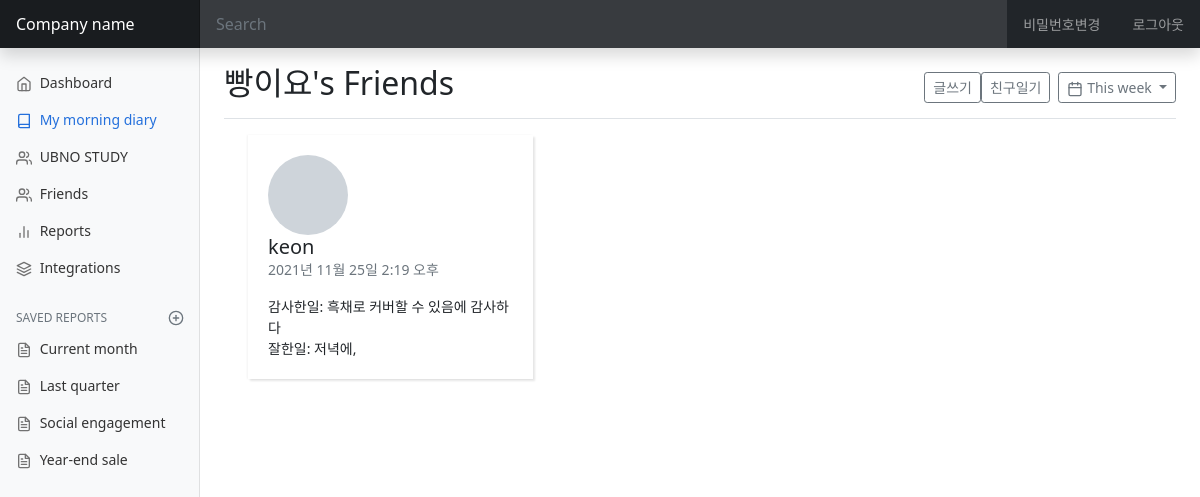
The app's page /today_diary/2/friends_diary/, older data.
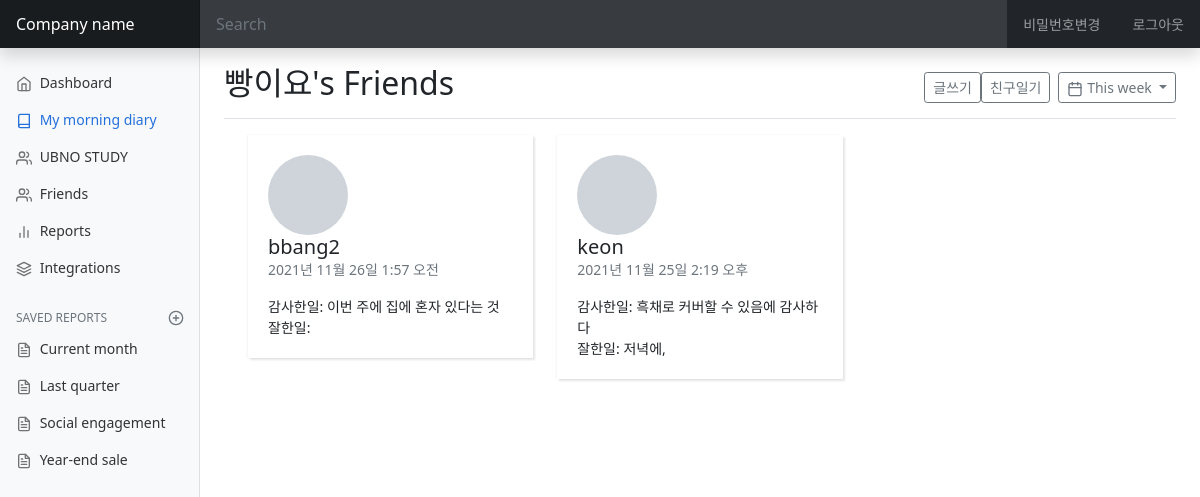
The same page, newer data.
### diary/models.py (models this page shows, shortened)
class User(AbstractUser):
    nickname = models.CharField(
        max_length=15,
        unique=True,
        null=True,
        validators=[validate_no_special_characters],
        error_messages={'unique': '이미 사용중인 닉네임입니다.'},
    )
    friends = models.ManyToManyField('self', blank=True)

class Diary(models.Model):
    thanks = models.TextField(blank=True, null=True)
    feelgood = models.TextField(blank=True, null=True)
    promise = models.TextField(blank=True, null=True)
    donegood = models.TextField(blank=True, null=True)
    makegood = models.TextField(blank=True, null=True)
    dt_created = models.DateTimeField(auto_now_add=True)
    dt_modified = models.DateTimeField(auto_now=True)
    author = models.ForeignKey(User, on_delete=models.SET_NULL, null=True)

### diary/views.py (the view)
# urls.py: path('today_diary/<int:pk>/friends_diary/', views.FriendsDiary.as_view(), name='friends-diary'),
class FriendsDiary(LoginRequiredMixin, DetailView):
    model = User
    template_name = 'diary/friends_diary.html'
    pk_url_kwarg = "pk"
    def get_context_data(self, **kwargs):
        context = super().get_context_data(**kwargs)
        user_pk = self.kwargs.get("pk")
        friend_list = User.objects.get(pk=user_pk).friends.all()
        friend_diary_list = []
        for friend in friend_list:
            today_diary = Diary.objects.filter(author=friend.pk).order_by('-dt_modified')
            if today_diary:
                today_diary=today_diary[0]
                diary_data = {
                    "diary_id": today_diary.pk,
                    "username": friend.username,
                    "today_diary": today_diary,
                    "thanks": today_diary.thanks.split(", ")[0],
                    "donegood": today_diary.donegood.split(", ")[0],
                    "dt_modified": today_diary.dt_modified
                }
                friend_diary_list.append(diary_data)
            else:
                diary_data = {
                    "username": friend.username,
                    "dt_modified": 0
                }
                friend_diary_list.append(diary_data)
            friend_diary_list.sort(key=lambda x:x["dt_modified"], reverse=True)
        context["friend_diary_list"] = friend_diary_list
        return context

### diary/templates/diary/friends_diary.html
{% extends 'base.html' %}
{% load static %}
{% block css %}
<link href={% static 'friends/css/friends.css' %} rel="stylesheet">
{% endblock css %}
{% block main_area %}
<main class="col-md-9 ms-sm-auto col-lg-10 px-md-4">
	<div class="d-flex justify-content-between flex-wrap flex-md-nowrap align-items-center pt-3 pb-2 mb-3 border-bottom">
		<h1 class="h2">{{ user.nickname }}'s Friends</h1>
		<div class="btn-toolbar mb-2 mb-md-0">
			<div class="btn-group me-2">
				<a href="{% url 'diary-write' %}"><button type="button" class="btn btn-sm btn-outline-secondary">글쓰기</button></a>
				<a href="{% url 'friends-diary' request.user.pk %}"><button type="button" class="btn btn-sm btn-outline-secondary">친구일기</button></a>
			</div>
			<button type="button" class="btn btn-sm btn-outline-secondary dropdown-toggle">
				<span data-feather="calendar"></span>
				This week
			</button>
		</div>
	</div>
	<div class="container">
		<div class="row">
		{% for friend_diary in friend_diary_list %}
			<div class="col-md-6 col-xl-4">
				<div class="card">
					<div class="card-body">
						<div class="media align-items-center"><span style="background-image: url(https://bootdey.com/img/Content/avatar/avatar6.png)" class="avatar avatar-xl mr-3"></span>
							<div class="media-body overflow-hidden">
								<h5 class="card-text mb-0">{{friend_diary.username}}</h5>
								<p class="card-text text-uppercase text-muted">{{friend_diary.dt_modified}}</p>
								<p class="card-text">
									{% if friend_diary.dt_modified != 0 %}
									감사한일: <span>{{friend_diary.thanks}}</span><br>
									잘한일: <span>{{friend_diary.donegood}}</span>
									{% else %}
									아직 쓴 일기가 없어요
									{% endif %}
								</p>
							</div>
						</div><a href="{% url 'see-diary' friend_diary.diary_id %}" class="tile-link"></a>
					</div>
				</div>
			</div>
		{% endfor %}
		</div>
	</div>
</main>
{% endblock main_area %}

### miracle/templates/base.html (shortened to what this page needs)
{% load static %}
<!doctype html>
<html lang="en">
  <head>
<link href="https://cdn.jsdelivr.net/npm/bootstrap@5.1.3/dist/css/bootstrap.min.css" rel="stylesheet">
    <link href={% static 'diary/css/dashboard.css' %} rel="stylesheet">
    <link href={% static 'diary/css/diary.css' %} rel="stylesheet">
    {% block css %}
    {% endblock css %}
  </head>
  <body>
{% include 'navbar.html' %}
<div class="container-fluid">
  <div class="row">
    {% include 'side_nav.html' %}
    {% block main_area %}
    {% endblock main_area %}
  </div>
</div>
  </body>
</html>

### miracle/templates/navbar.html (shortened to what this page needs)
<header class="navbar navbar-expand-md navbar-dark sticky-top bg-dark flex-md-nowrap p-0 shadow">
  <a class="navbar-brand col-md-3 col-lg-2 me-0 px-3" href="#">Company name</a>
  <input class="form-control form-control-dark w-100" type="text" placeholder="Search" aria-label="Search">
  <div class="navbar-nav">
      {% if not user.is_authenticated %}
    <div class="nav-item text-nowrap">
      <a class="nav-link px-3" href="{% url 'account_login' %}">로그인</a>
    </div>
    <div class="nav-item text-nowrap">
      <a class="nav-link px-3" href="{% url 'account_signup' %}">회원가입</a>
    </div>
      {% else %}
    <div class="nav-item text-nowrap">
      <a class="nav-link px-3" href="{% url 'account_change_password' %}">비밀번호변경</a>
    </div>
    <div class="nav-item text-nowrap">
      <a class="nav-link px-3" href="{% url 'account_logout' %}">로그아웃</a>
    </div>
      {% endif %}
  </div>
</header>

### miracle/templates/side_nav.html (shortened to what this page needs)
{% load static %}
<nav id="sidebarMenu" class="col-md-3 col-lg-2 d-md-block bg-light sidebar collapse">
      <div class="position-sticky pt-3">
        <ul class="nav flex-column">
          <li class="nav-item">
            <a class="nav-link" aria-current="page" href="#">
              <span data-feather="home"></span>
              Dashboard
            </a>
          </li>
          <li class="nav-item">
            {% if user.is_authenticated %}
            <a id="nav-morning-diary" class="nav-link" href="{% url 'today-diary' user.pk %}">
            {% else %}
            <a id="nav-morning-diary" class="nav-link" href="{% url 'index' %}">
            {% endif %}
              <span data-feather="book"></span>
              My morning diary
            </a>
          </li>
          <li class="nav-item">
            {% if user.is_authenticated %}
            <a id="nav-ubno-study" class="nav-link" href="{% url 'my-study-time' user.pk %}">
            {% else %}
            <a id="nav-ubno-study" class="nav-link" href="{% url 'index' %}">
            {% endif %}
              <span data-feather="users"></span>
              UBNO STUDY
            </a>
          </li>
          <li class="nav-item">
            {% if user.is_authenticated %}
            <a id="nav-friends" class="nav-link" href="{% url 'friends' user.username %}">
            {% else %}
            <a id="nav-friends" class="nav-link" href="{% url 'index' %}">
            {% endif %}
              <span data-feather="users"></span>
              Friends
            </a>
          </li>
          <li class="nav-item">
            <a class="nav-link" href="#">
              <span data-feather="bar-chart-2"></span>
              Reports
            </a>
          </li>
          <li class="nav-item">
            <a class="nav-link" href="#">
              <span data-feather="layers"></span>
              Integrations
            </a>
          </li>
        </ul>
        <h6 class="sidebar-heading d-flex justify-content-between align-items-center px-3 mt-4 mb-1 text-muted">
          <span>Saved reports</span>
          <a class="link-secondary" href="#" aria-label="Add a new report">
            <span data-feather="plus-circle"></span>
          </a>
        </h6>
        <ul class="nav flex-column mb-2">
          <li class="nav-item">
            <a class="nav-link" href="#">
              <span data-feather="file-text"></span>
              Current month
            </a>
          </li>
          <li class="nav-item">
            <a class="nav-link" href="#">
              <span data-feather="file-text"></span>
              Last quarter
            </a>
          </li>
          <li class="nav-item">
            <a class="nav-link" href="#">
              <span data-feather="file-text"></span>
              Social engagement
            </a>
          </li>
          <li class="nav-item">
            <a class="nav-link" href="#">
              <span data-feather="file-text"></span>
              Year-end sale
            </a>
          </li>
        </ul>
      </div>
</nav>

### diary/static/diary/css/dashboard.css (style rules this page uses)
body { font-size: .875rem; }
.feather { width: 16px; height: 16px; vertical-align: text-bottom; }
.sidebar { position: fixed; top: 0; bottom: 0; left: 0; z-index: 100; padding: 48px 0 0; box-shadow: inset -1px 0 0 rgba(0, 0, 0, .1); }
.sidebar .nav-link { font-weight: 500; color: #333; }
.sidebar .nav-link .feather { margin-right: 4px; color: #727272; }
.sidebar .nav-link.active { color: #2470dc; }
.sidebar .nav-link:hover .feather, .sidebar .nav-link.active .feather { color: inherit; }
.sidebar-heading { font-size: .75rem; text-transform: uppercase; }
.navbar-brand { padding-top: .75rem; padding-bottom: .75rem; font-size: 1rem; background-color: rgba(0, 0, 0, .25); box-shadow: inset -1px 0 0 rgba(0, 0, 0, .25); }
.navbar .form-control { padding: .75rem 1rem; border-width: 0; border-radius: 0; }
.form-control-dark { color: #fff; background-color: rgba(255, 255, 255, .1); border-color: rgba(255, 255, 255, .1); }

### diary/static/friends/css/friends.css (style rules this page uses)
.avatar.avatar-xl { width: 5rem; height: 5rem; }
.avatar { width: 2rem; height: 2rem; line-height: 2rem; border-radius: 50%; display: inline-block; background: #ced4da no-repeat center/cover; position: relative; text-align: center; color: #868e96; font-weight: 600; vertical-align: bottom; }
.card { background-color: #fff; border: 0 solid #eee; border-radius: 0; }
.card { margin-bottom: 30px; -webkit-box-shadow: 2px 2px 2px rgba(0,0,0,0.1), -1px 0 2px rgba(0,0,0,0.05); box-shadow: 2px 2px 2px rgba(0,0,0,0.1), -1px 0 2px rgba(0,0,0,0.05); }
.card-body { padding: 1.25rem; }
.tile-link { position: absolute; cursor: pointer; width: 100%; height: 100%; left: 0; top: 0; z-index: 30; }

Row changes from the older to the newer data that the page shows:
added Diary: username "bbang2", dt_modified "2021년 11월 26일 1:57 오전", thanks "이번 주에 집에 혼자 있다는 것"
